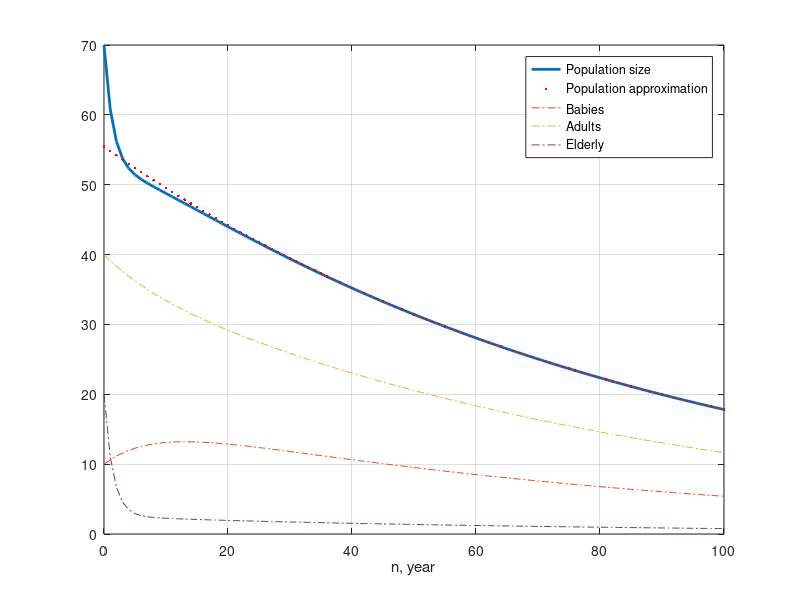

Source code (MATLAB): (Note: this script raises an error after producing the figure.)
%% Собственные числа, вектора, и модель Лесли - Лефковича

%% Собственные числа и вектора
% По опрделению, собственное число $\lambda$ и собственный вектор $\vec v$ 
% матрицы $\mathbf{A}$ это такие элементы, которые удовлетворяют 
% 
% $\mathbf{A} v = \lambda \vec v$
% 
% Перенся всё влево получаем
% 
% $(\mathbf{A} - \lambda \mathbf{I}) \vec v = \vec 0$
% 
% Некоторая матрица $(\mathbf{A} - \lambda \mathbf{I})$ переводит вектор в
% нулевой, значит её определитель равен нулю:
% 
% $\mathrm{det}(\mathbf{A} - \lambda \mathbf{I}) = 0.$
% 
% Пусть нам задана матрица $\mathbf{A}$
A = [1, -1, 0;
    0, 2, 0;
    0, 0, 3]

%%
% и необходимо найти её собственные числа. Это можно сделать с помощью
% функции
% <https://www.mathworks.com/help/releases/R2020b/matlab/ref/eig.html eig>.
eig(A)

%%
% Чтобы вдобавок найти и собственные вектора, необходимо "запросить" два
% возвращаемых значения функции
% <https://www.mathworks.com/help/releases/R2020b/matlab/ref/eig.html eig>.
[V, D] = eig(A)

%%%
% Здесь |V| - матрица, в столбцах которой стоят нормированные собственные вектора $\vec v_i$, а
% матрица |D| - диагональная, где собственное число $\lambda_i =$ |D(i,i)| отвечает
% собственному вектору $\vec v_i =$ |V(:, i)|.

%%
% Второй собственный вектор |V(:, 2)| есть вектор |v_2 = [-1; 1; 0]| (с
% точностью до константы). Тогда, уможая матрицу $\mathbf{A}$ на $v_2$ 4
% раза, собственный вектор 4 раза умножится на собственное число $\lambda_2
% = 2$, то есть
% 
% $\mathbf{A}^4 \vec v_2 = \lambda_2 \mathbf{A}^3 \vec v_2 = \ldots = \lambda_2^4 \vec v_2.$
% 
v_2 = [-1;1;0];
A^4 * v_2

%% Лесли: инициализация
% Рассмотрм модель Лесли эволюции численности населения с тремя группами
% населения. Обозначим их "молодые" (0 - 20 лет), "взрослые" (21 - 50), и
% "пожилиые" (51-90). Распределение по возрастам условное.
% 
% Запишем размеры трех групп в переменную |m|.

m = [20 30 40];
cumsum(m)
(m-1)./m

%%
% Матрица Лесли для трех групп имеет вид
%
% $$L = \pmatrix{\frac{m_1 - 1}{m_1} (1-\alpha) & b & 0 \cr \frac{1}{m_1}
% (1 - \alpha) & \frac{m_2 - 1}{m_2} & 0 \cr 0 & \frac{1}{m_2} & \frac{m_3 - 1}{m_3} (1-\beta)},$$
%
% где $\alpha, \beta$ - смертность в первой и третьей группах,
% соответсвтенно; $b$ - рождаемость во второй группе.
% 
% Функция
% <https://www.mathworks.com/help/releases/R2020b/matlab/ref/diag.html
% diag> создает из вектора матрицу, где на диагонали стоит тот самый
% вектор. Второй аргумент контролирует номер диагонали (+2 для сдвига вверх
% на две, -1 для сдвига на одну вниз от главной диагонали).
% 
% Эти операции помогут при создании матрицы Лесли больших размеров.
diag((m-1)./m)
%%
diag(1./m(1:end-1), -1)
%%
diag((m-1)./m) + diag(1./m(1:end-1), -1)

%% Лесли: создание матрицы L
L = diag((m-1)./m) + diag(1./m(1:end-1), -1);
alpha = .05;
beta = .5;
b = .04;

%%%
L(1, 2) = b;
L(1:2, 1) = L(1:2, 1) * (1 - alpha);
L(end, end) = L(end, end) * (1 - beta)

%% Лесли: собственные числа и вектора матрицы L
% Найдем собственные числа и вектора матрицы Лесли.
[V, D] = eig(L)
%%%
% Обратим внимание на то, что все собственные числа по модулю меньше 1. Это
% значит, что при большом времени наша популяция будем уменьшаться.

%% Лесли: симуляция
% Пусть в начальным момент времени у нас имеется следующее распрделение
% численнсти населения:
p_0 = [10; 40; 20];
%%
% После одного года это число изменится:
p_1 = L*p_0

%%
% Зададим период в 100 лет и посчитаем число населения в каждый момент
% времени.

N = 100;
p = zeros(3, N + 1);
p(:, 1) = p_0;

for k = 1 : N
    p(:, k+1) = L * p(:, k);
end

%% Лесли: разложение начального условия по собственным векторам матрицы L
% Собственные вектора матрицы Лесли задают нормированный базис (но не
% ортогональный). Чтобы разложить начальное распредление |p_0| по этому
% базису, необходимо найти такие коэффициенты $a, b, c$, что
%
% $$ a \vec v_1 + b \vec v_2 + c \vec v_3 = \vec p_0 $$,
% 
% или в матричнов виде
% 
% $$ V \cdot \pmatrix{a \cr b \cr c} = \vec p_0. $$
%
% Таким образом,
% 
% $$ \pmatrix{a \cr b \cr c} = V^{-1} \vec p_0.$$
% 

% inv(V) * p_0
% V^-1 * p_0
abc = V \ p_0

%%
%  Проверим полученное разложение:
a = abc(1);
b = abc(2);
c = abc(3);
v1 = V(:, 1);
v2 = V(:, 2);
v3 = V(:, 3);
disp(a*v1 + b*v2 + c*v3);

%% Лесли: анализ
% Важное свойство в линейной алгебре (и в модели Лесли):
% 
% $$ \mathbf{L}^N \vec p_0 = \mathbf{L}^N (a \vec v_1 + b \vec v_2 + \vec v_3) = a \lambda_1^N \vec v_1 + b \lambda_2^N \vec v_2 + c \lambda_3^N \vec v_3. $$
% 
% Возведем все собственные числа в степерь |N|.
disp(diag(D).^N)
%%%
% Заметим, что все собственные числа, кроме одного, занулились (а точнее,
% стали очень близки к нулю).

%%
% Таким обрзом, при больших временах можно аппроксимировать распределение
% численности населения собственным вектором, отвечающим наибольшему
% собственному числу.
[lam_max, max_ind] = max(diag(D));
p_N_approx = abc(max_ind) * lam_max.^(0:N) .* v2;

%%
% Разница в конечный момент времени между нашей аппроксимацией и точным
% значением есть
disp(p_N_approx(:, end) - p(:, end));

%%
% Посчитаем общую численность населения в каждый момент времени и запишем
% её в |p_size|.
p_size = sum(p);

%%
% Построим график эволюции численности населения
figure(9);
plot(0:N, p_size, '-', 'LineWidth', 2); % Общее количество населения
grid on;

hold on;
plot(0:N, sum(p_N_approx), '.r', 'MarkerSize', 6); % Аппроксимация общего количества населения
plot(0:N, p, '-.');  % Количество "молодых", "взрослых" и "пожилых"
hold off;

xlabel('n, year');
legend('Population size', 'Population approximation', 'Babies', 'Adults', 'Elderly');
title('Poupulation evolution over time', 'according to Leslie model');
